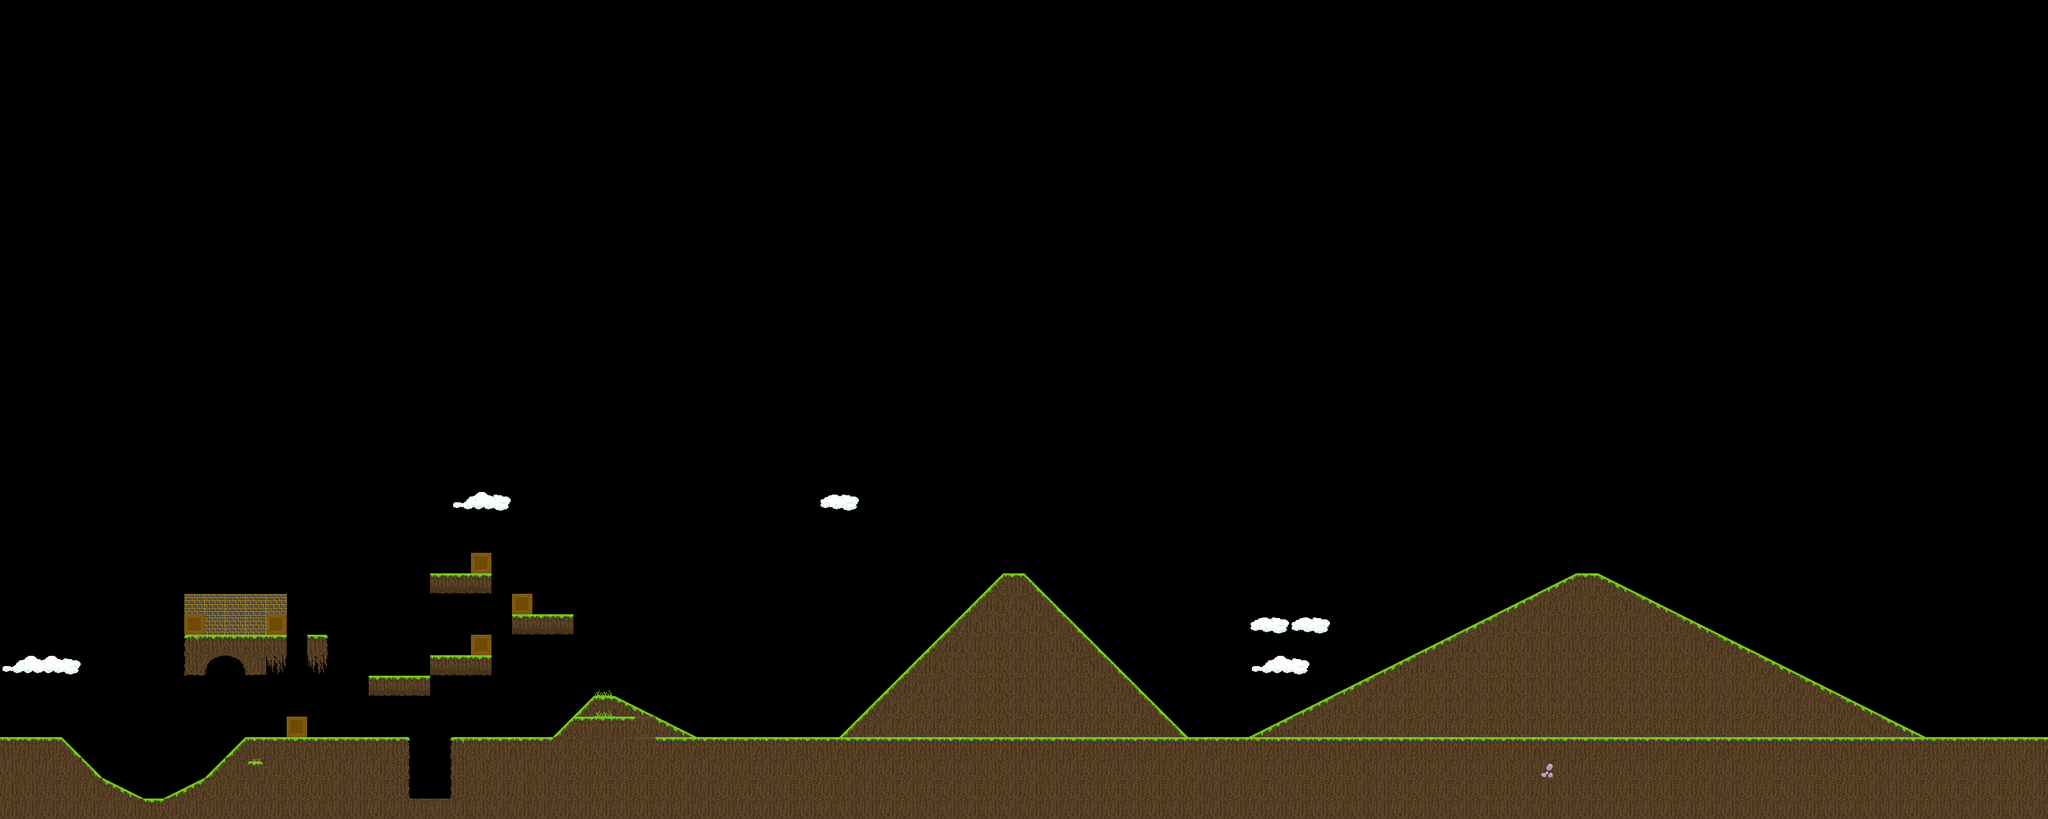

Below is a game level as drawn by its tile map, then a one-line description and the .tmx that defines it (tile-layer data replaced by summaries):
An orthogonal 100x40 tile map with 32x32 px tiles, 1 tile layer (Tile Layer 1), 2 tilesets.

<map version="1.0" orientation="orthogonal" width="100" height="40" tilewidth="32" tileheight="32">
 <properties>
  <property name="bgm" value="/Users/SimTechUser/Desktop/Game Assets/Sounds/Grey Sector v0_85.mp3" />
 </properties>
 <tileset firstgid="1" name="Tiles_32x32" tilewidth="32" tileheight="32">
  <image source="PlatformTiles_brownNature_ByEris_0/Tiles 32x32/Tiles_32x32.png" width="256" height="256" />
  <tile id="6">
   <properties>
    <property name="solid" value="1" />
    <property name="type" value="1" />
   </properties>
  </tile>
  <tile id="8">
   <properties>
    <property name="solid" value="0" />
   </properties>
  </tile>
  <tile id="12">
   <properties>
    <property name="solid" value="0" />
   </properties>
  </tile>
  <tile id="20">
   <properties>
    <property name="type" value="15" />
   </properties>
  </tile>
  <tile id="23">
   <properties>
    <property name="solid" value="0" />
   </properties>
  </tile>
  <tile id="24">
   <properties>
    <property name="type" value="16" />
   </properties>
  </tile>
  <tile id="25">
   <properties>
    <property name="type" value="14" />
   </properties>
  </tile>
  <tile id="28">
   <properties>
    <property name="solid" value="0" />
   </properties>
  </tile>
  <tile id="30">
   <properties>
    <property name="type" value="16" />
   </properties>
  </tile>
  <tile id="37">
   <properties>
    <property name="solid" value="0" />
   </properties>
  </tile>
  <tile id="38">
   <properties>
    <property name="solid" value="0" />
   </properties>
  </tile>
  <tile id="39">
   <properties>
    <property name="solid" value="0" />
   </properties>
  </tile>
  <tile id="40">
   <properties>
    <property name="solid" value="0" />
   </properties>
  </tile>
  <tile id="41">
   <properties>
    <property name="solid" value="0" />
   </properties>
  </tile>
  <tile id="42">
   <properties>
    <property name="solid" value="0" />
   </properties>
  </tile>
  <tile id="43">
   <properties>
    <property name="solid" value="0" />
   </properties>
  </tile>
  <tile id="52">
   <properties>
    <property name="type" value="11" />
   </properties>
  </tile>
  <tile id="53">
   <properties>
    <property name="type" value="13" />
   </properties>
  </tile>
  <tile id="54">
   <properties>
    <property name="solid" value="0" />
   </properties>
  </tile>
  <tile id="55">
   <properties>
    <property name="solid" value="0" />
   </properties>
  </tile>
  <tile id="56">
   <properties>
    <property name="type" value="12" />
   </properties>
  </tile>
  <tile id="60">
   <properties>
    <property name="solid" value="0" />
   </properties>
  </tile>
  <tile id="61">
   <properties>
    <property name="solid" value="0" />
   </properties>
  </tile>
 </tileset>
 <tileset firstgid="65" name="sheet1_2" tilewidth="32" tileheight="32">
  <image source="sheet1_2.png" width="256" height="256" />
  <tile id="25">
   <properties>
    <property name="solid" value="0" />
   </properties>
  </tile>
 </tileset>
 <layer name="Tile Layer 1" width="100" height="40">
  <data>[4000 cells, 679 non-empty, 34 distinct tile ids]</data>
 </layer>
</map>
